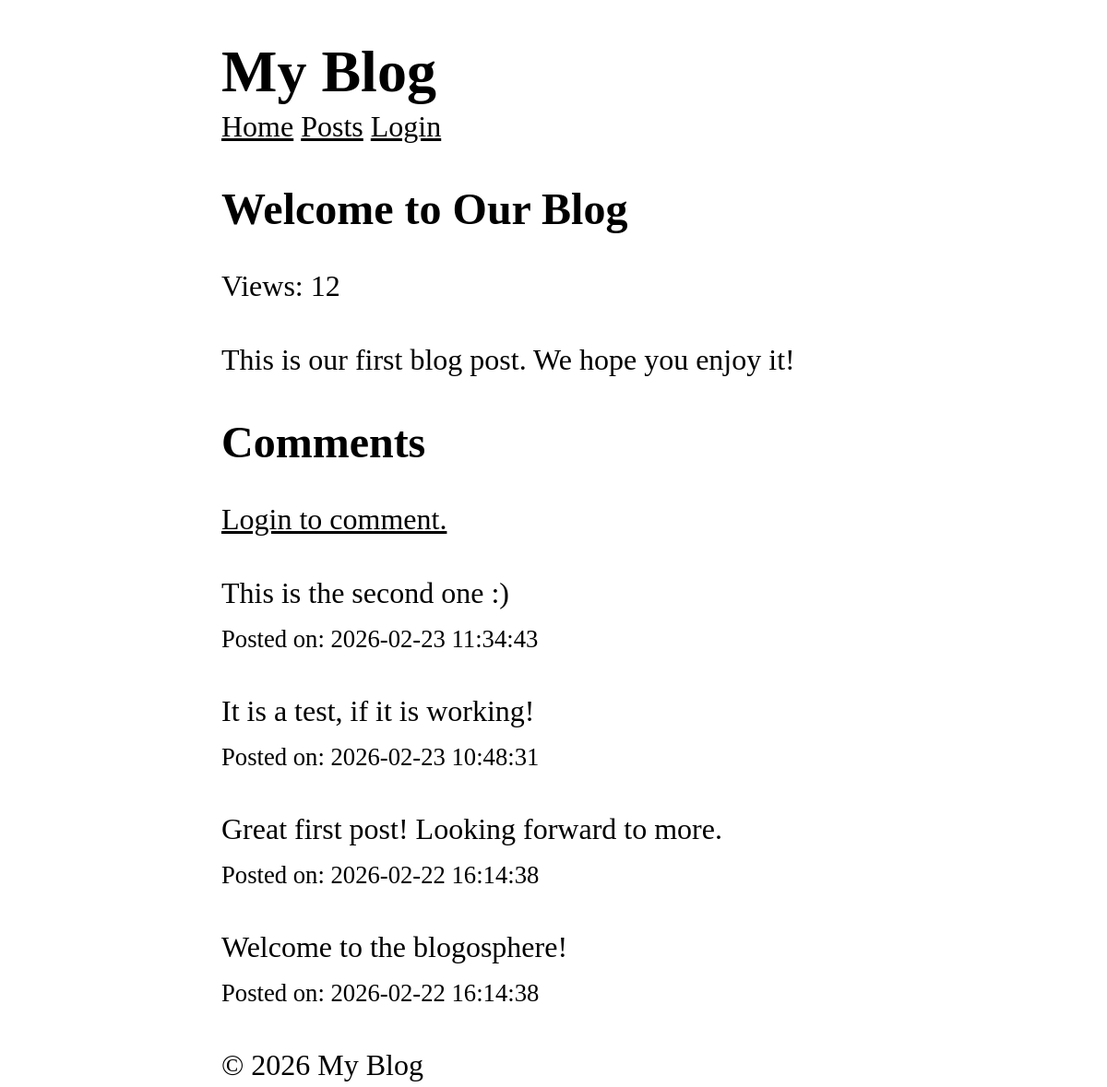
Before: /posts/1 with the older database file.
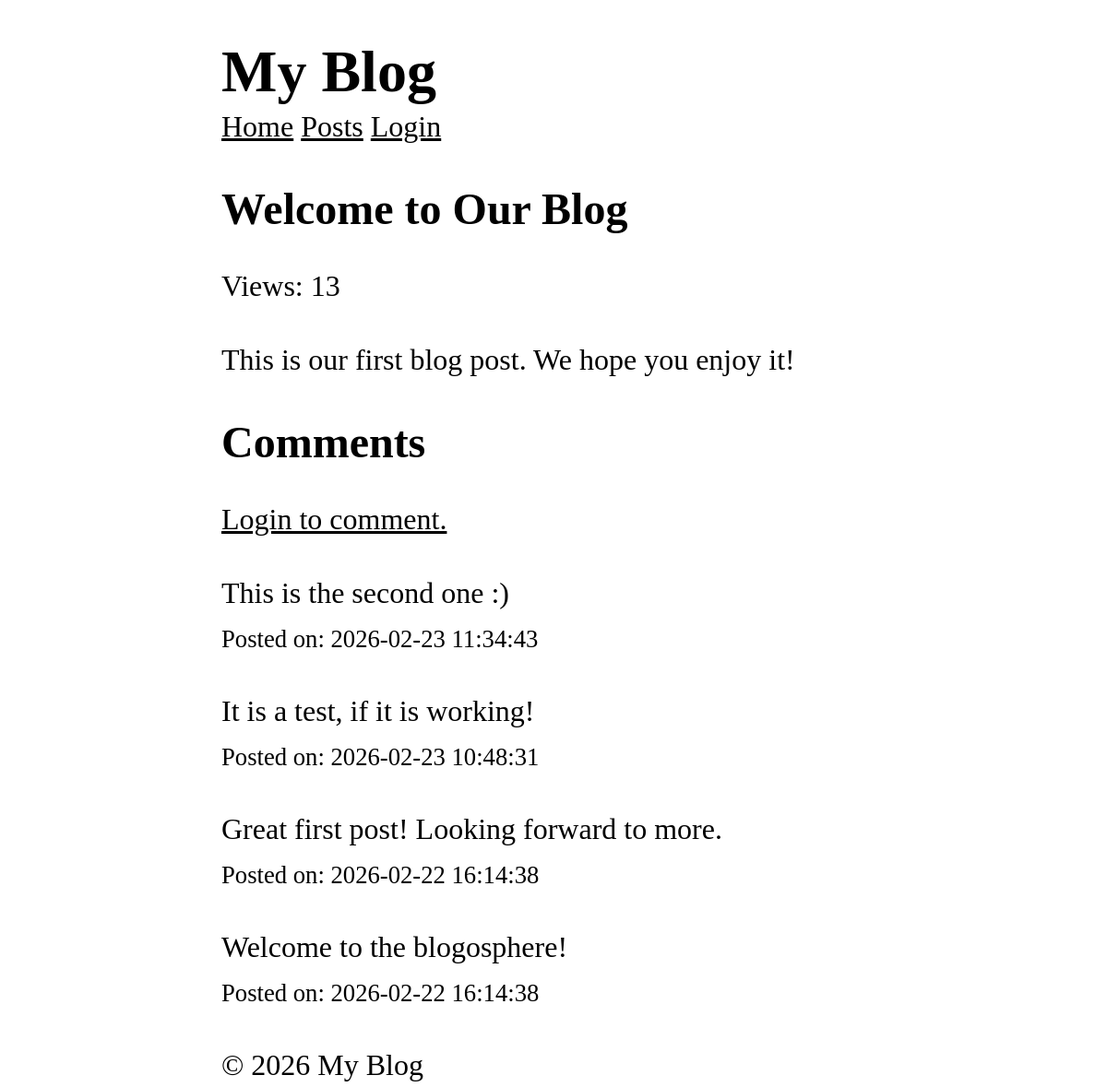
After: the same page with the newer database file.
### tables this page shows
CREATE TABLE posts (
    id INTEGER PRIMARY KEY AUTOINCREMENT,
    title TEXT NOT NULL,
    content TEXT NOT NULL,
    views INTEGER DEFAULT 0,
    user_id INTEGER NOT NULL,
    created_at DATETIME DEFAULT CURRENT_TIMESTAMP,
    FOREIGN KEY (user_id) REFERENCES users (id)
);

CREATE TABLE comments (
    id INTEGER PRIMARY KEY AUTOINCREMENT,
    content TEXT NOT NULL,
    user_id INTEGER NOT NULL,
    post_id INTEGER NOT NULL,
    created_at DATETIME DEFAULT CURRENT_TIMESTAMP,
    FOREIGN KEY (user_id) REFERENCES users (id),
    FOREIGN KEY (post_id) REFERENCES posts (id)
);

### core/App.php (called while the page is built, shortened)
<?php
class App {
    protected static $container = [];
    public static function bind(string $key, mixed $value): void {
        static::$container[$key] = $value;
    }
    public static function get(string $key): mixed {
        return static::$container[$key];
    }
}

### core/Model.php (called while the page is built, shortened)
<?php
abstract class Model {
    protected static string $table;
    public static function find(mixed $id): ?static {
        $db = App::get('database');
        return $db->fetch("SELECT * FROM " . static::$table . " WHERE id = ?", [$id], static::class);
    }
}

### core/Database.php (called while the page is built, shortened)
<?php
class Database {
    protected $pdo;
    public function __construct(array $config) {
        try {
            $dsn = $this->createDsn($config);
            $username = $config['username'] ?? null;
            $password = $config['password'] ?? null;
            $options = $config['options'] ?? null;
            $this->pdo = new PDO($dsn, $username, $password, $options);
            $this->pdo->setAttribute(PDO::ATTR_ERRMODE, PDO::ERRMODE_EXCEPTION);
        } catch (PDOException $e) {
            throw new Exception("Could not connect to the database");
        }
    }
    protected function createDsn(array $config): string {
        $driver = $config['driver'];
        $dbname = $config['dbname'];
        return match($driver) {
            'sqlite' => "sqlite:$dbname",
            default => throw new Exception("Unsupported database driver: $driver")
        };
    }
    public function query(string $sql, array $params = []): PDOStatement {
        $stmt = $this->pdo->prepare($sql);
        $stmt->execute($params);
        return $stmt;
    }
    public function fetchAll(string $sql, array $params = [], ?string $className = null): array {
        $stmt = $this->query($sql, $params);
        return $className
            ? $stmt->fetchAll(PDO::FETCH_CLASS, $className)
            : $stmt->fetchAll(PDO::FETCH_ASSOC);
    }
    public function fetch(string $sql, array $params = [], ?string $className = null): mixed {
        $stmt = $this->query($sql, $params);
        $stmt->setFetchMode(
            $className ? PDO::FETCH_CLASS : PDO::FETCH_ASSOC, $className
        );
        return $stmt->fetch();
    }
}

### app/Controllers/PostController.php (called while the page is built, shortened)
<?php
class PostController {
    public function show($id) {
        $post = Post::find($id);
        $comments = Comment::forPost($id);
        Post::incrementViews($id);
        return View::render(
            template: 'post/show',
            layout: 'layouts/main',
            data: ['post' => $post, 'comments' => $comments]
        );
    }
}

### app/Middlewares/CSRF.php (called while the page is built, shortened)
<?php
class CSRF implements Middleware {
  public function handle(callable $next) {
    return $next();
    }
}

### app/Middlewares/View.php (called while the page is built, shortened)
<?php
class View implements Middleware {
    public function handle(callable $next) {
        return $next();
    }
}

### app/Models/Comment.php (called while the page is built, shortened)
<?php
class Comment extends Model {
    public static function forPost($postId): array {
        $db = App::get('database');
        return $db->fetchAll(
            "SELECT * FROM comments WHERE post_id = ? ORDER BY created_at DESC",
            [$postId],
            static::class
        );
    }
}

### public/index.php (called while the page is built, shortened)
<?php
$router = new Router();
$uri = parse_url($_SERVER['REQUEST_URI'], PHP_URL_PATH);
$method = $_SERVER['REQUEST_METHOD'];
$router->dispatch($uri, $method);

### app/Models/Post.php (called while the page is built, shortened)
<?php
class Post extends Model {
    public static function incrementViews($id): void {
        $db = App::get('database');
        $db->query(
            "UPDATE posts SET views = views + 1 WHERE id = ?",
            [$id]
        );
    }
}

### core/View.php (called while the page is built, shortened)
<?php
class View {
    protected static $globals = [];
    public static function share(string $key, mixed $value): void {
        static::$globals[$key] = $value;
    }
    public static function render(string $template, array $data = [], ?string $layout = null): string {
        $data = [...static::$globals, ...$data];
        $content = static::renderTemplate(
            $template,
            $data
        );
        return static::renderLayout($layout, $data, $content);
    }
    protected static function renderTemplate(string $template, array $data): string {
        extract($data);
        $path = dirname(__DIR__). "/app/Views/$template.php";
        require $path;
        return ob_get_clean();
    }
    protected static function renderLayout(?string $template, array $data, string $content): string {
        extract([...$data, 'content' => $content]);
        $path = dirname(__DIR__). "/app/Views/$template.php";
        require $path;
        return ob_get_clean();
    }
}

### app/Views/post/show.php (the view)
<article>
    <h1><?= htmlspecialchars($post->title) ?></h1>
    <p>Views: <?= $post->views ?></p>
    <p>
        <?=  nl2br(htmlspecialchars($post->content)) ?>
    </p>
</article>
<section>
    <h2 id="comments">Comments</h2>
    <?php if($user): ?>
        <form action="/posts/<?=  $post->id ?>/comments" method="POST">
            <?= csrf_token() ?>
            <textarea name="content" required rows="3"></textarea>
            <button type="submit">Add Comment</button>
        </form>
    <?php else: ?>
        <p>
            <a href="/login">Login to comment.</a>
        </p>
    <?php endif ?>
    <?php foreach($comments as $comment): ?>
        <div>
            <p>
             <?=  nl2br(htmlspecialchars($comment->content)) ?>
            </p>
            <small>Posted on: <?=  $comment->created_at ?></small>
        </div>
    <?php endforeach; ?>
</section>

### core/Router.php (shortened to what this page needs)
<?php
class Router {
    protected array $routes = [];
    protected array $globalMiddleware = [];
    protected array $routeMiddleware = [];
    public function add(string $method, string $uri, string $controller, array $middlewares = []):void {
        $this->routes[] = [
            'method' => strtoupper($method),
            'uri' => $uri,
            'controller' => $controller,
            'middlewares' => $middlewares
        ];
    }
    public function addGlobalMiddleware(string $middleware) {
        $this->globalMiddleware[] = $middleware;
    }
    public function addRouteMiddleware(string $name, string $middleware) {
        $this->routeMiddleware[$name] = $middleware;
    }
    public function dispatch(string $uri, string $method): void {
        $uri = parse_url($uri, PHP_URL_PATH) ?? '/';
        $method = strtoupper($method);
        $route = $this->findRoute($uri, $method);
        $routeMiddlewares = $route['middlewares'] ?? [];
        $middlewares = [
            ...$this->globalMiddleware,
            ...array_map(
                fn($name) => $this->routeMiddleware[$name],
                $routeMiddlewares
            )
        ];
        $this->runMiddleware(
            $middlewares,
            function () use ($route): void{
                [$controller, $action] = explode('@', $route['controller']);
                echo $this->callAction($controller, $action, $route['params']);
            }
        );
    }
    protected function runMiddleware(array $middlewares, callable $target): mixed {
        $next = $target;
        foreach(array_reverse($middlewares) as $middleware) {
            $next = function() use ($middleware, $next) {
                error_log("Middleware: running $middleware");
                return (new $middleware)->handle($next);
            };
        }
        return $next();
    }
    protected function findRoute(string $uri, string $method): ?array {
        foreach($this->routes as $route) {
            $params = $this->matchRoute($route['uri'], $uri);
            if($params !== null && $route['method'] === $method) {
                return [...$route, 'params' => $params];
            }
        }
        return null;
    }
    protected function matchRoute(string $routeUri, string $requestUri): ?array {
        $routeSegments = array_values(array_filter(explode('/', trim($routeUri, '/'))));
        $requestSegments = array_values(array_filter(explode('/', trim($requestUri, '/'))));
        if(count($routeSegments) !== count($requestSegments)) {
            return null;
        }
        $params = [];
        foreach($routeSegments as $index => $routeSegment) {
            if(str_starts_with($routeSegment, '{') && str_ends_with($routeSegment, '}')) {
                $params[trim($routeSegment, '{}')] = $requestSegments[$index];
            } elseif($routeSegment !== $requestSegments[$index]) {
                return null;
            }
        }
        return $params;
    }
    protected function callAction(string $controller, string $action, array $params): mixed {
        $controllerClass = "App\\Controllers\\$controller";
        return (new $controllerClass)->$action(...$params);
    }
}

### app/Views/layouts/main.php (shortened to what this page needs)
<!DOCTYPE html>
<html lang="en">
<head>
    <link rel="stylesheet" href="/style.css"/>
</head>
<body>
    <header>
        <h1>My Blog</h1>
    </header>
    <nav>
        <a href="/">Home</a>
        <a href="/posts">Posts</a>
        <?php if($user): ?>
            <a href="/admin/dashboard">Admin</a>
            <form action="/logout" method="POST">
                <?= csrf_token() ?>
                <button>Logout (<?= $user->email ?>)</button>
            </form>
            <?php else: ?>
            <a href="/login">Login</a>
        <?php endif ?>
    </nav>
    <main>
        <?= $content ?>
    </main>
    <footer>
        <p>&copy; <?=date('Y')?> My Blog</p>
    </footer>
</body>
</html>

### public/style.css (style rules this page uses)
*, *::before, *::after { box-sizing: border-box; }
html { -moz-text-size-adjust: none; -webkit-text-size-adjust: none; text-size-adjust: none; }
body, h1, h2, h3, h4, p, figure, blockquote, dl, dd { margin-block-end: 0; }
body { min-height: 100vh; line-height: 1.5; max-width: 60%; margin-left: auto; margin-right: auto; font-size: 2em; font-family: Cambria, Cochin, Georgia, Times, 'Times New Roman', serif; }
h1, h2, h3, h4, button, input, label { line-height: 1.1; }
h1, h2, h3, h4 { text-wrap: balance; }
a:not([class]) { text-decoration-skip-ink: auto; color: currentColor; }

Changed rows visible on the page:
changed posts "Welcome to Our Blog": views "12" → "13"
